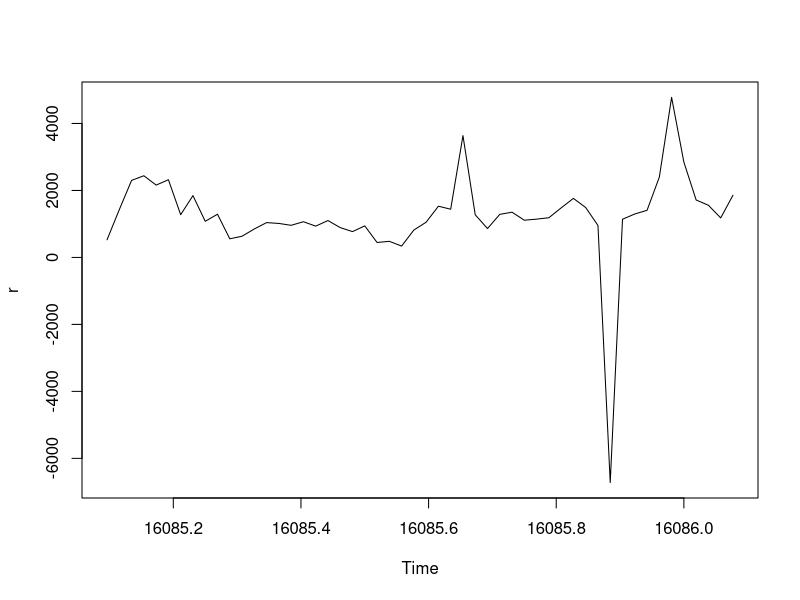
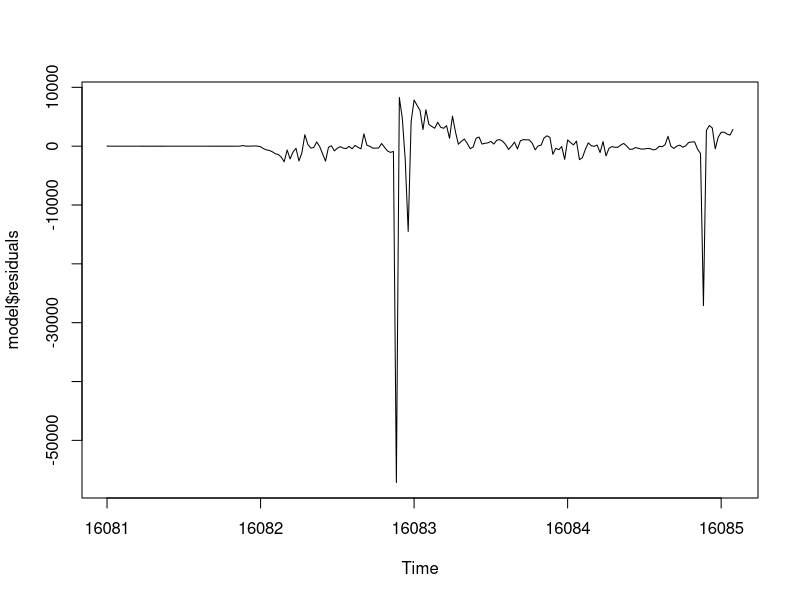
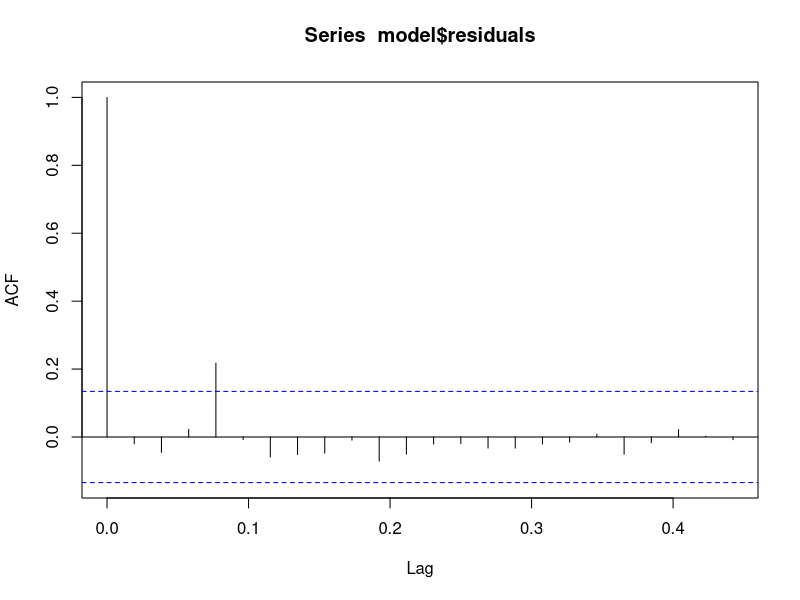
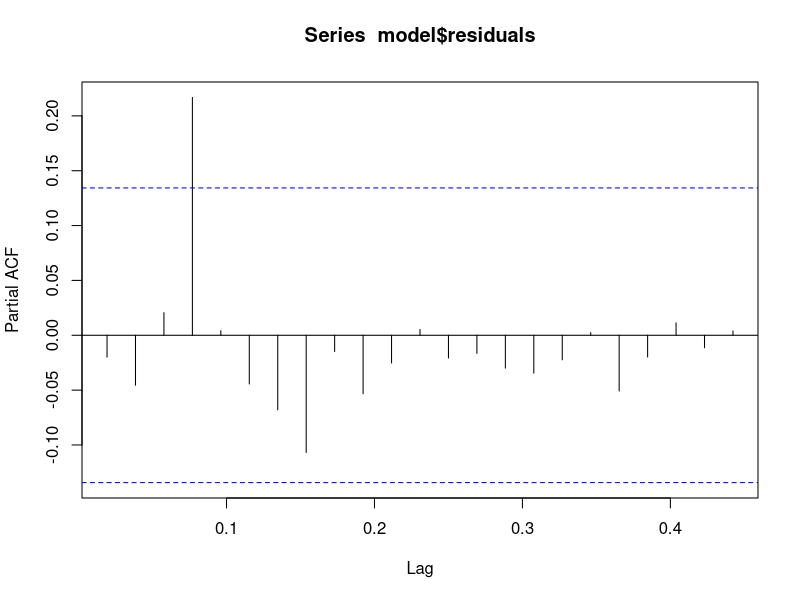
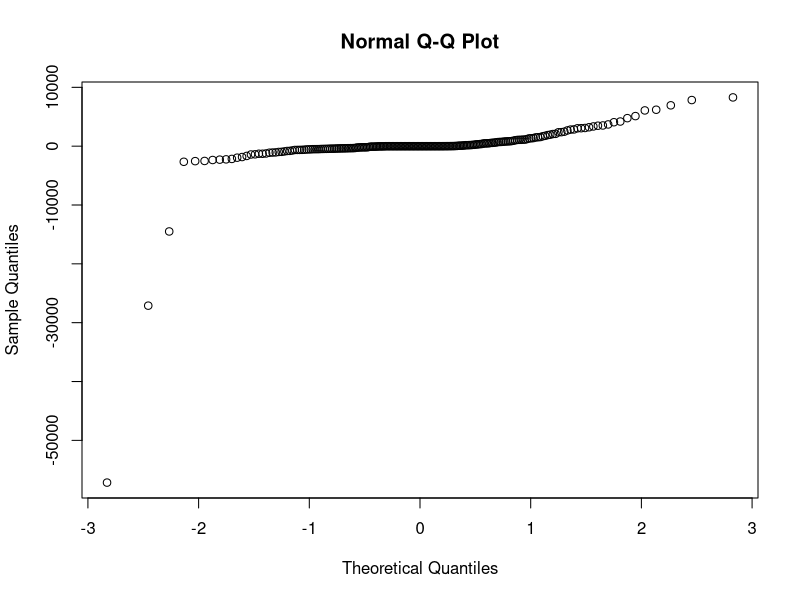

Write R code to recreate these figures, in order.
#1. importing packages.
library(forecast)
library(lubridate)

#2. Reading input data and selecting variables of interest. 
input <- read.csv("oneItem.csv", sep = ',', stringsAsFactors = FALSE, header = TRUE)
input_df <- input[, c("mdse_item_i","mdse_dept_ref_i","week_end_date","sls_unit_q","blackfriday_flag","xmas2_flag","circular_flag","tpc_flag","dollar_off_flag","pct_off_flag")]

input_df$week_end_date <- as.Date(input_df$week_end_date, format = "%m/%d/%y")

#3. Converting data into timeseries object. 
ts_obj <- ts(input_df$sls_unit_q, frequency = 52, start = input_df$week_end_date[1])
#plot.ts(ts_obj)

#4. Training model.
model <- auto.arima(ts_obj)

#5. Forecasting 
r = forecast(model, h=52)$mean

#6. Plotting summaries
plot(r)
plot.ts(model$residuals)
acf(model$residuals)
pacf(model$residuals)
qqnorm(model$residuals)
summary(model)